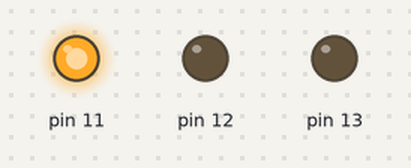
Recording of a sketch running on a simulated Arduino Uno, built with avr-gcc and run on an emulated ATmega328P. Shown: output pins drawn as LEDs (lit = HIGH).

Above: at 0.5 s.
At 1.5 s:
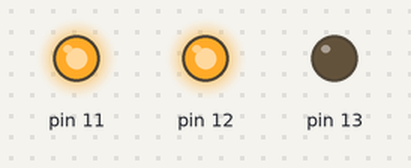
At 2.5 s:
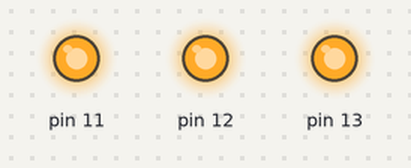
At 3.5 s:
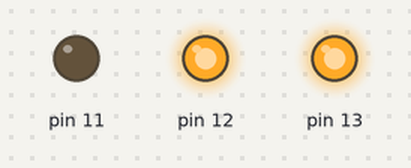
At 4.5 s:
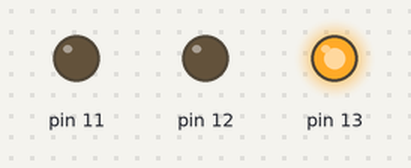
At 5.5 s:
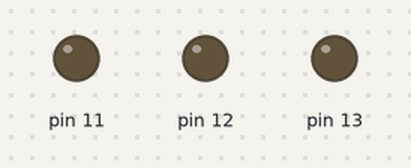
Timing chart, 0 to 7.8 s (numbered marks = the images above):
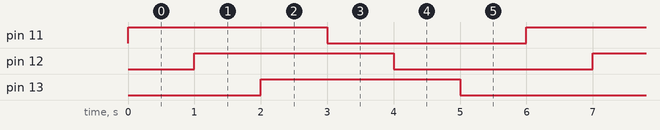

The sketch:

Atividade_RGB.ino
```cpp
//
void setup()
{
  pinMode(13, OUTPUT);
  pinMode(12, OUTPUT);
  pinMode(11, OUTPUT);

}

void loop()
{
  for(int x = 11; x<14; x++){
  	digitalWrite(x, HIGH);
  	delay(1000);
  }
  for(int x = 11; x<14; x++){
  	digitalWrite(x, LOW);
  	delay(1000);
  }


}
```

Measured:
- by itself, pin 11–13: alternates HIGH for 3.0 s and LOW for 3.0 s
- by itself, everything shown: repeats every 6.0 s, in 6 steps
